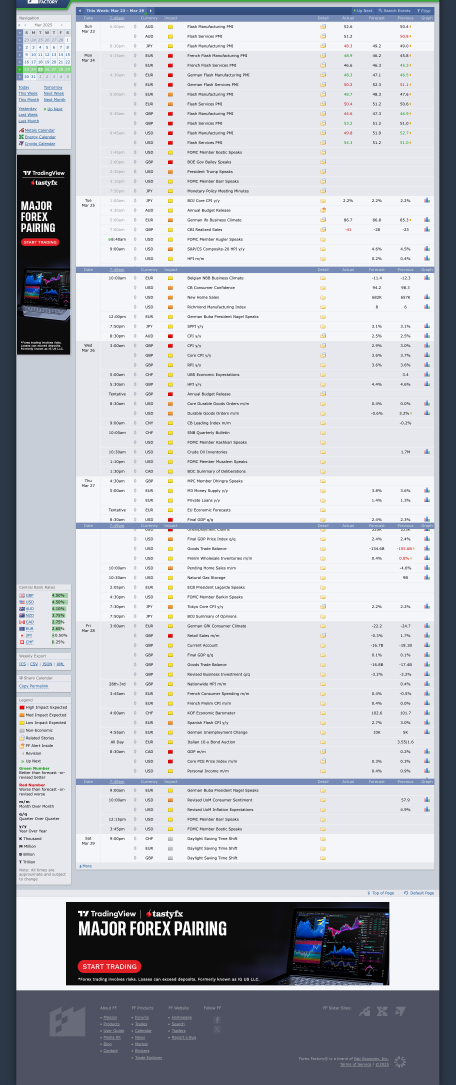
#> input picture today_news_raw.png, 1366 x 3254 px (shown at 1/3 size)
$ python cropper.py
#> lines starting #> are read from the running program, lines starting #| are printed output that depends on the picture
from PIL import Image

def crop_forexfactory_image():
    input_path = "today_news_raw.png"
    output_path = "today_news_cropped.png"

    try:
        img = Image.open(input_path)
#> img is the input picture: PIL image 1366x3254 RGBA; mean R, G, B, A 184.9, 187.9, 194.4, 255

        # 🚀 Final ultra wide + deep crop
        cropped_img = img.crop((220, 0, 1330, 850))  # (left, top, right, bottom)
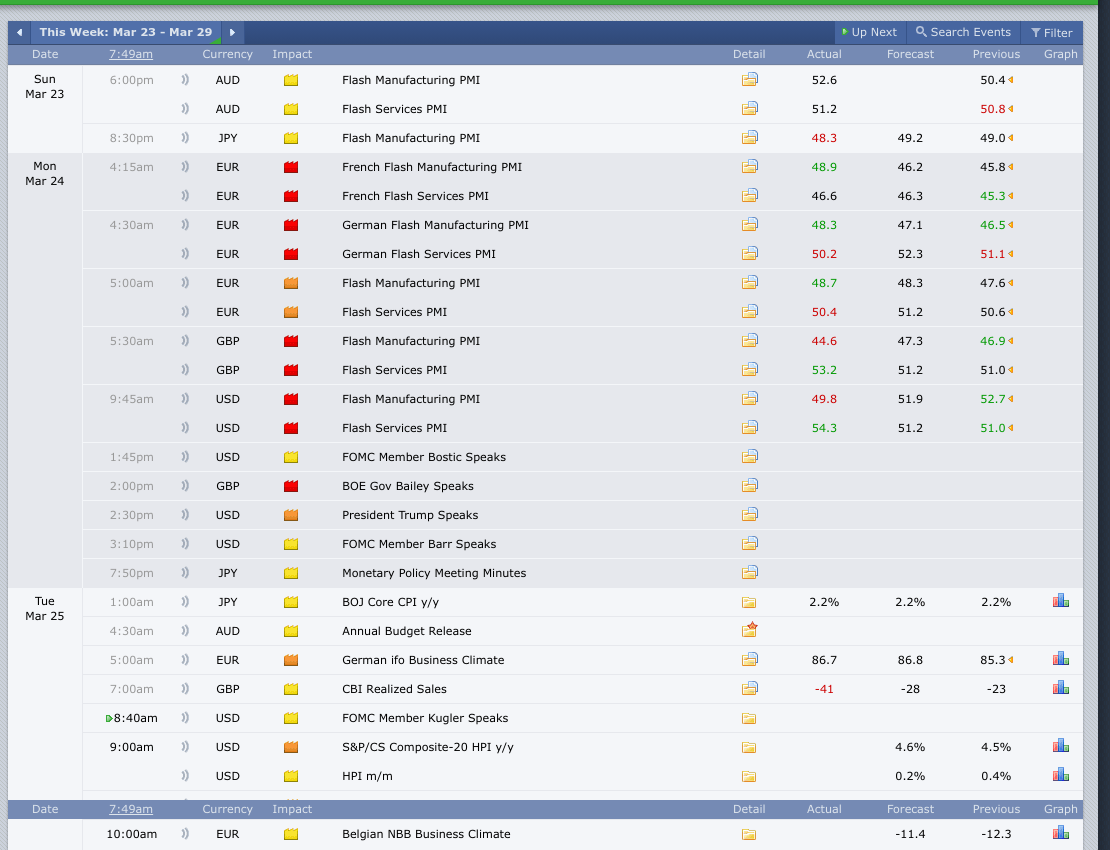
#> cropped_img: PIL image 1110x850 RGBA; mean R, G, B, A 217.6, 221.4, 227.1, 255

        cropped_img.save(output_path)
        print("✅ Cropped image saved as today_news_cropped.png")

    except Exception as e:
        print("❌ Error cropping image:", e)

if __name__ == "__main__":
    crop_forexfactory_image()
